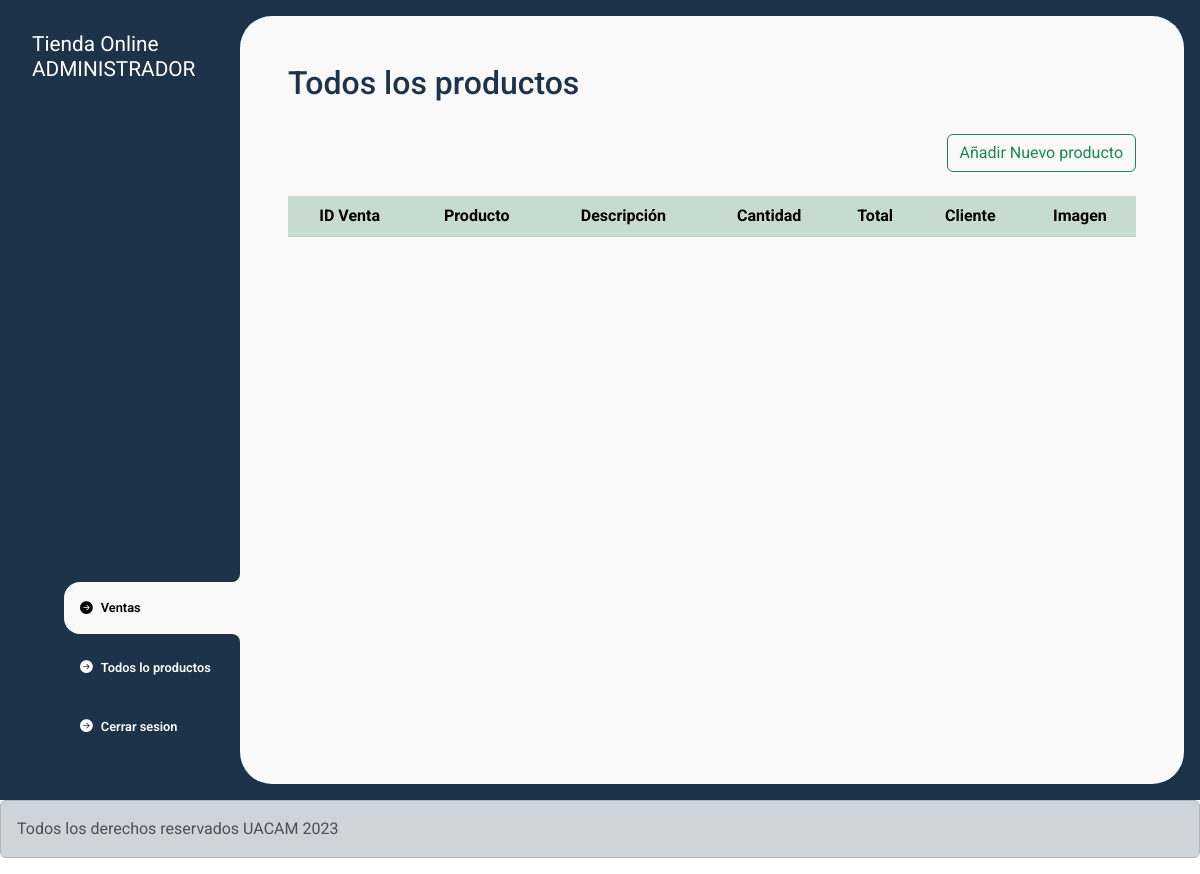
Page /src/webAdmin/VentasProductos.php on the earlier database version.
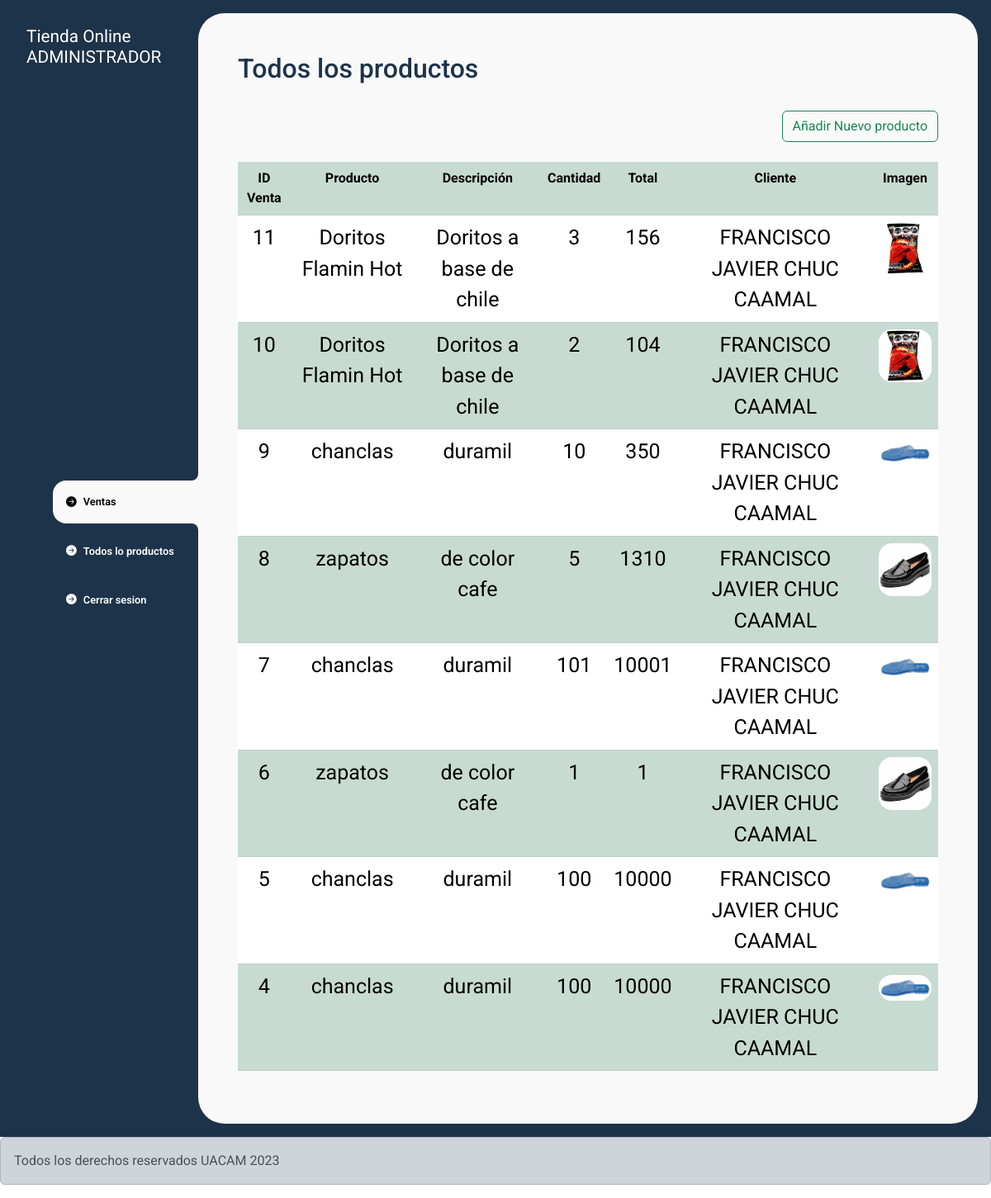
Same page on the later database version.
### tables this page shows
CREATE TABLE `compras` (
  `id_compra` int(11) NOT NULL,
  `id_usuario` int(11) NOT NULL,
  `id_producto` int(11) NOT NULL,
  `cantidad` int(11) NOT NULL DEFAULT 0,
  `precio` double NOT NULL DEFAULT 0,
  `fechaCompra` timestamp NOT NULL DEFAULT current_timestamp()
);

CREATE TABLE `productos` (
  `id_producto` int(11) NOT NULL,
  `nombre` varchar(50) NOT NULL,
  `description` varchar(100) NOT NULL,
  `stock` int(11) NOT NULL DEFAULT 0,
  `Precio` float DEFAULT 0,
  `imagen` varchar(250) NOT NULL,
  `Estado` varchar(20) NOT NULL DEFAULT 'Disponible'
);

### src/webAdmin/VentasProductos.php (the view, shortened to what this page needs)
<?php
  include('./../../includes/conexion.php');
?>
<!DOCTYPE html>
<html lang="en">
<head>
    <?php
      include("./../../includes/head.php");
?>
    <link rel="stylesheet" href="./../../css/main.css">
</head>
<body>
    <div class="wrapper">
        <aside>
            <header>
                <h1 class="logo"> Tienda Online</h1>
                <h1 class="logo"> ADMINISTRADOR</h1>
            </header>
            <nav>
                <ul class="menu">
                    <li><a href="./VentasProductos.php" class="boton-menu boton-categoria active"><i
                                class="bi bi-arrow-right-circle-fill"></i>Ventas</a>
                    </li>
                    <li><a href="./dashboard.php" class="boton-menu boton-categoria "><i
                                class="bi bi-arrow-right-circle-fill"></i>Todos
                            lo productos</a></li>
                    <li><a href="./../../includes/logout.php?user=Admin"
                            class="boton-menu boton-categoria btn btn-danger"><i
                                class=" bi bi-arrow-right-circle-fill"></i>Cerrar sesion</a></li>
                </ul>
            </nav>
        </aside>
        <main>
            <h2 class="titulo-principal">Todos los productos</h2>
            <div class="btn-add-products">
                <a href="./add_Products.php" type="button" class=" btn btn-outline-success">Añadir Nuevo producto</a>
            </div>
            <?php
            $sql ="SELECT co.id_compra venta, co.cantidad cantidad, co.precio precio, co.fechaCompra,
            CONCAT(cli.nombre, ' ', cli.apellido) fullname, pro.nombre nameProduct, pro.description description, pro.imagen imagen
            FROM compras co
            inner JOIN productos pro on co.id_producto = pro.id_producto
            inner JOIN clientes cli on co.id_usuario = cli.id ORDER BY co.id_compra desc
            ";
               $productQueyr = mysqli_query($conn,$sql);
            ?>
            <br>
            <table class="table table-success table-striped">
                <tr class="bg-gray-100 border-b-2 border-gray-200 p-2 text-center">
                    <th class="p-2">ID Venta</th>
                    <th class="p-2">Producto</th>
                    <th class="p-2">Descripción</th>
                    <th class="p-2">Cantidad</th>
                    <th class="p-2">Total</th>
                    <th class="p-2">Cliente</th>
                    <th class="p-2">Imagen</th>
                </tr>
                <?php
		while($row = $productQueyr->fetch_assoc()) {
			echo'<tr style="font-size: 25px;"class="text-center">';
				echo'<td class="bg-white p-2">'.$row["venta"].'</td>';
				echo'<td class="bg-white p-2">'.$row["nameProduct"].'</td>';
				echo'<td class="bg-white p-2">'.$row["description"].'</td>';
				echo'<td class="bg-white p-2">'.$row["cantidad"].'</td>';
				echo'<td class="bg-white p-2">'.$row["precio"].'</td>';
                echo'<td class="bg-white p-2">'.strtoupper($row["fullname"]).'</td>';
                echo'<td class="bg-white p-2"><img class="carrito-producto-imagen" src="./../../img/'.$row['imagen'].'" alt="">'.'</td>';
                echo '</tr>';
                }
                ?>
            </table>
        </main>
    </div>
    <?php
      include("./../../includes/foother.php");
    ?>
</body>
</html>

Differences in the rows shown:
added compras: id_compra "11", id_producto.nombre "Doritos Flamin Hot", id_producto.description "Doritos a base de chile", cantidad "3", precio "156", fullname "FRANCISCO JAVIER CHUC CAAMAL", id_producto.imagen (picture)
added compras: id_compra "10", id_producto.nombre "Doritos Flamin Hot", id_producto.description "Doritos a base de chile", cantidad "2", precio "104", fullname "FRANCISCO JAVIER CHUC CAAMAL", id_producto.imagen (picture)
added compras: id_compra "9", id_producto.nombre "chanclas", id_producto.description "duramil", cantidad "10", precio "350", fullname "FRANCISCO JAVIER CHUC CAAMAL", id_producto.imagen (picture)
added compras: id_compra "8", id_producto.nombre "zapatos", id_producto.description "de color cafe", cantidad "5", precio "1310", fullname "FRANCISCO JAVIER CHUC CAAMAL", id_producto.imagen (picture)
added compras: id_compra "7", id_producto.nombre "chanclas", id_producto.description "duramil", cantidad "101", precio "10001", fullname "FRANCISCO JAVIER CHUC CAAMAL", id_producto.imagen (picture)
added compras: id_compra "6", id_producto.nombre "zapatos", id_producto.description "de color cafe", cantidad "1", precio "1", fullname "FRANCISCO JAVIER CHUC CAAMAL", id_producto.imagen (picture)
added compras: id_compra "5", id_producto.nombre "chanclas", id_producto.description "duramil", cantidad "100", precio "10000", fullname "FRANCISCO JAVIER CHUC CAAMAL", id_producto.imagen (picture)
added compras: id_compra "4", id_producto.nombre "chanclas", id_producto.description "duramil", cantidad "100", precio "10000", fullname "FRANCISCO JAVIER CHUC CAAMAL", id_producto.imagen (picture)
